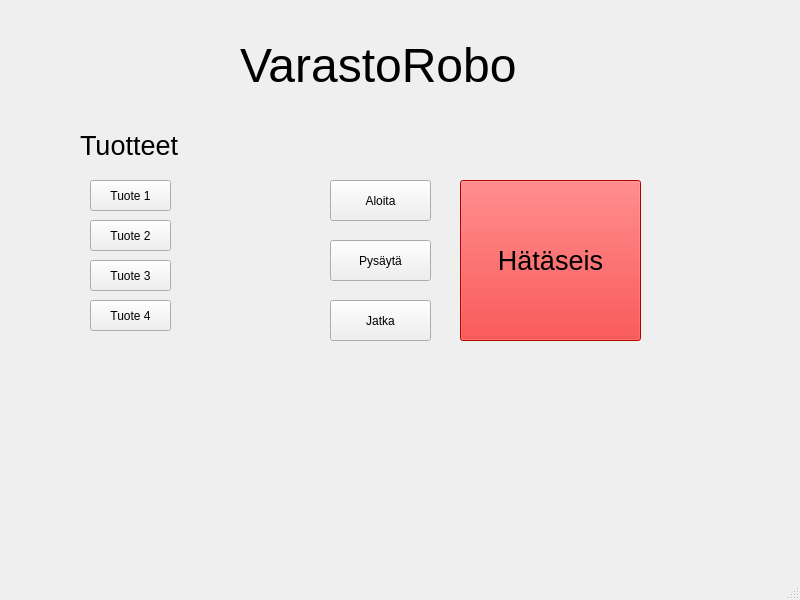
<?xml version="1.0" encoding="UTF-8"?>
<ui version="4.0">
 <class>MainWindow</class>
 <widget class="QMainWindow" name="MainWindow">
  <property name="geometry">
   <rect>
    <x>0</x>
    <y>0</y>
    <width>800</width>
    <height>600</height>
   </rect>
  </property>
  <property name="windowTitle">
   <string>MainWindow</string>
  </property>
  <widget class="QWidget" name="centralwidget">
   <widget class="QLabel" name="label">
    <property name="geometry">
     <rect>
      <x>240</x>
      <y>30</y>
      <width>281</width>
      <height>71</height>
     </rect>
    </property>
    <property name="font">
     <font>
      <pointsize>36</pointsize>
     </font>
    </property>
    <property name="text">
     <string>VarastoRobo</string>
    </property>
   </widget>
   <widget class="QPushButton" name="hataseisPushButton_5">
    <property name="geometry">
     <rect>
      <x>460</x>
      <y>180</y>
      <width>181</width>
      <height>161</height>
     </rect>
    </property>
    <property name="font">
     <font>
      <pointsize>20</pointsize>
      <weight>50</weight>
      <italic>false</italic>
      <bold>false</bold>
      <underline>false</underline>
      <strikeout>false</strikeout>
      <kerning>true</kerning>
     </font>
    </property>
    <property name="autoFillBackground">
     <bool>false</bool>
    </property>
    <property name="styleSheet">
     <string notr="true">background-color: rgb(255, 0, 0);</string>
    </property>
    <property name="text">
     <string>Hätäseis</string>
    </property>
    <property name="flat">
     <bool>false</bool>
    </property>
   </widget>
   <widget class="QPushButton" name="tuote3PushButton_7">
    <property name="geometry">
     <rect>
      <x>90</x>
      <y>260</y>
      <width>81</width>
      <height>31</height>
     </rect>
    </property>
    <property name="text">
     <string>Tuote 3</string>
    </property>
   </widget>
   <widget class="QPushButton" name="tuote1PushButton_3">
    <property name="geometry">
     <rect>
      <x>90</x>
      <y>180</y>
      <width>81</width>
      <height>31</height>
     </rect>
    </property>
    <property name="text">
     <string>Tuote 1</string>
    </property>
   </widget>
   <widget class="QPushButton" name="tuote4PushButton_8">
    <property name="geometry">
     <rect>
      <x>90</x>
      <y>300</y>
      <width>81</width>
      <height>31</height>
     </rect>
    </property>
    <property name="text">
     <string>Tuote 4</string>
    </property>
   </widget>
   <widget class="QPushButton" name="tuote2PushButton_6">
    <property name="geometry">
     <rect>
      <x>90</x>
      <y>220</y>
      <width>81</width>
      <height>31</height>
     </rect>
    </property>
    <property name="text">
     <string>Tuote 2</string>
    </property>
   </widget>
   <widget class="QPushButton" name="pysaytaPushButton_2">
    <property name="geometry">
     <rect>
      <x>330</x>
      <y>240</y>
      <width>101</width>
      <height>41</height>
     </rect>
    </property>
    <property name="text">
     <string>Pysäytä</string>
    </property>
   </widget>
   <widget class="QPushButton" name="jatkaPushButton_4">
    <property name="geometry">
     <rect>
      <x>330</x>
      <y>300</y>
      <width>101</width>
      <height>41</height>
     </rect>
    </property>
    <property name="text">
     <string>Jatka</string>
    </property>
   </widget>
   <widget class="QPushButton" name="aloitaPushButton">
    <property name="geometry">
     <rect>
      <x>330</x>
      <y>180</y>
      <width>101</width>
      <height>41</height>
     </rect>
    </property>
    <property name="text">
     <string>Aloita</string>
    </property>
   </widget>
   <widget class="QLabel" name="label_2">
    <property name="geometry">
     <rect>
      <x>80</x>
      <y>120</y>
      <width>111</width>
      <height>51</height>
     </rect>
    </property>
    <property name="font">
     <font>
      <pointsize>20</pointsize>
     </font>
    </property>
    <property name="text">
     <string>Tuotteet</string>
    </property>
   </widget>
  </widget>
  <widget class="QMenuBar" name="menubar">
   <property name="geometry">
    <rect>
     <x>0</x>
     <y>0</y>
     <width>800</width>
     <height>20</height>
    </rect>
   </property>
  </widget>
  <widget class="QStatusBar" name="statusbar"/>
 </widget>
 <resources/>
 <connections/>
</ui>
